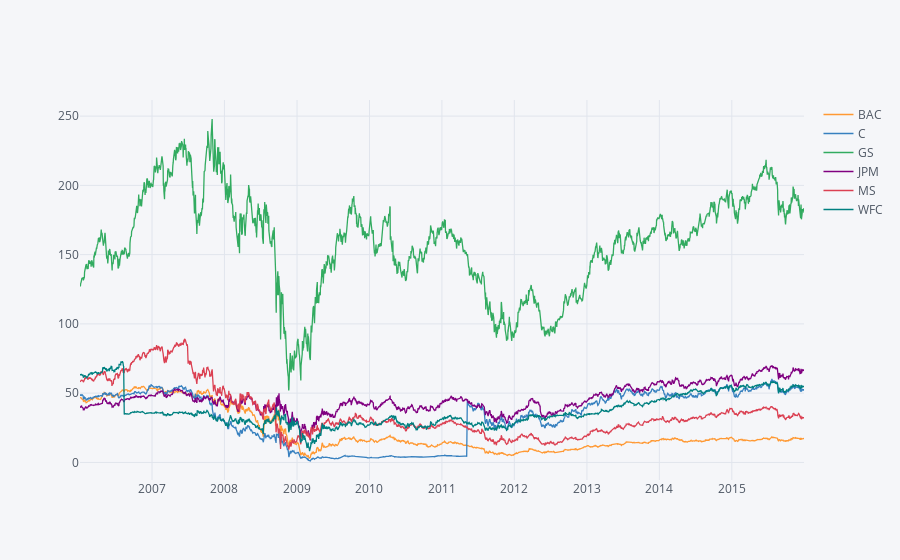

The code cell stored with this chart in its notebook:
### Code cell
# Using plotly
bank_stocks.xs(key='Close', axis=1,level='Stock Info').iplot()

### Figure 1 — Plotly figure (JSON) as saved in the notebook; plotly's stock layout.template omitted (floating-point values rounded to 4 significant figures; data arrays with more than 128 entries replaced by an {"elided": "..."} marker saying what was removed)
{"data": [{"line": {"color": "rgba(255, 153, 51, 1.0)", "dash": "solid", "width": 1.3}, "mode": "lines", "name": "BAC", "text": "", "type": "scatter", "x": {"elided": "2517 str values"}, "y": {"elided": "2517 float values"}}, {"line": {"color": "rgba(55, 128, 191, 1.0)", "dash": "solid", "width": 1.3}, "mode": "lines", "name": "C", "text": "", "type": "scatter", "x": {"elided": "2517 str values"}, "y": {"elided": "2517 float values"}}, {"line": {"color": "rgba(50, 171, 96, 1.0)", "dash": "solid", "width": 1.3}, "mode": "lines", "name": "GS", "text": "", "type": "scatter", "x": {"elided": "2517 str values"}, "y": {"elided": "2517 float values"}}, {"line": {"color": "rgba(128, 0, 128, 1.0)", "dash": "solid", "width": 1.3}, "mode": "lines", "name": "JPM", "text": "", "type": "scatter", "x": {"elided": "2517 str values"}, "y": {"elided": "2517 float values"}}, {"line": {"color": "rgba(219, 64, 82, 1.0)", "dash": "solid", "width": 1.3}, "mode": "lines", "name": "MS", "text": "", "type": "scatter", "x": {"elided": "2517 str values"}, "y": {"elided": "2517 float values"}}, {"line": {"color": "rgba(0, 128, 128, 1.0)", "dash": "solid", "width": 1.3}, "mode": "lines", "name": "WFC", "text": "", "type": "scatter", "x": {"elided": "2517 str values"}, "y": {"elided": "2517 float values"}}], "layout": {"legend": {"bgcolor": "#F5F6F9", "font": {"color": "#4D5663"}}, "paper_bgcolor": "#F5F6F9", "plot_bgcolor": "#F5F6F9", "titlefont": {"color": "#4D5663"}, "xaxis1": {"gridcolor": "#E1E5ED", "showgrid": true, "tickfont": {"color": "#4D5663"}, "title": "", "titlefont": {"color": "#4D5663"}, "zerolinecolor": "#E1E5ED"}, "yaxis1": {"gridcolor": "#E1E5ED", "showgrid": true, "tickfont": {"color": "#4D5663"}, "title": "", "titlefont": {"color": "#4D5663"}, "zerolinecolor": "#E1E5ED"}}}
